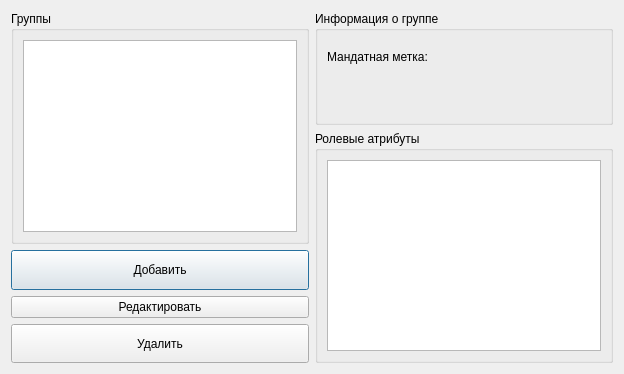
<?xml version="1.0" encoding="UTF-8"?>
<ui version="4.0">
 <class>MandatoryGroups</class>
 <widget class="QDialog" name="MandatoryGroups">
  <property name="geometry">
   <rect>
    <x>0</x>
    <y>0</y>
    <width>624</width>
    <height>374</height>
   </rect>
  </property>
  <property name="windowTitle">
   <string>Мандатные группы</string>
  </property>
  <layout class="QGridLayout" name="gridLayout">
   <item row="0" column="0" rowspan="2">
    <widget class="QGroupBox" name="MandatoryGroups_groupBox">
     <property name="title">
      <string>Группы</string>
     </property>
     <layout class="QVBoxLayout" name="verticalLayout">
      <item>
       <widget class="QListView" name="MandatoryGroupslistView"/>
      </item>
     </layout>
    </widget>
   </item>
   <item row="0" column="1">
    <widget class="QGroupBox" name="groupBox">
     <property name="title">
      <string>Информация о группе</string>
     </property>
     <layout class="QVBoxLayout" name="verticalLayout_2">
      <item>
       <widget class="QLabel" name="MandatoryMark_label_2">
        <property name="text">
         <string>Мандатная метка:</string>
        </property>
       </widget>
      </item>
      <item>
       <widget class="QLabel" name="MandatoryMark_label">
        <property name="text">
         <string/>
        </property>
       </widget>
      </item>
     </layout>
    </widget>
   </item>
   <item row="1" column="1" rowspan="2">
    <widget class="QGroupBox" name="RoleAtributes_groupBox">
     <property name="title">
      <string>Ролевые атрибуты</string>
     </property>
     <layout class="QHBoxLayout" name="horizontalLayout">
      <item>
       <widget class="QListWidget" name="RoleAtributes_listWidget"/>
      </item>
     </layout>
    </widget>
   </item>
   <item row="2" column="0">
    <layout class="QVBoxLayout" name="Buttons_Layout">
     <item>
      <widget class="QPushButton" name="AddMandatoryGroup_Button">
       <property name="sizePolicy">
        <sizepolicy hsizetype="Preferred" vsizetype="Preferred">
         <horstretch>0</horstretch>
         <verstretch>0</verstretch>
        </sizepolicy>
       </property>
       <property name="text">
        <string>Добавить</string>
       </property>
      </widget>
     </item>
     <item>
      <widget class="QPushButton" name="EditMandatoryGroup_pushButton">
       <property name="text">
        <string>Редактировать</string>
       </property>
      </widget>
     </item>
     <item>
      <widget class="QPushButton" name="DeleteMandatoryGroup_Button">
       <property name="sizePolicy">
        <sizepolicy hsizetype="Minimum" vsizetype="Preferred">
         <horstretch>0</horstretch>
         <verstretch>0</verstretch>
        </sizepolicy>
       </property>
       <property name="text">
        <string>Удалить</string>
       </property>
      </widget>
     </item>
    </layout>
   </item>
  </layout>
 </widget>
 <resources/>
 <connections/>
</ui>
